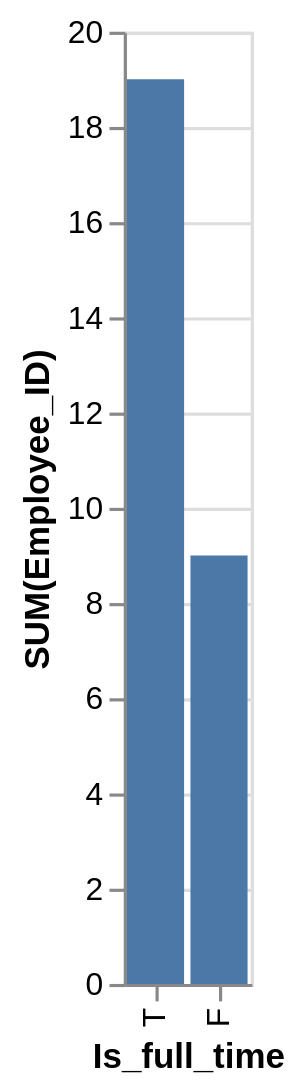

Write a Vega-Lite specification for this figure.
### Vega-Lite specification from a JSON file in a GitHub repository (floating-point values rounded to 4 significant figures)
{"data": {"values": [{"x_data": "F", "y_data": 9}, {"x_data": "T", "y_data": 19}]}, "mark": "bar", "encoding": {"x": {"field": "x_data", "type": "nominal", "title": "Is_full_time", "sort": "descending"}, "y": {"field": "y_data", "type": "quantitative", "title": "SUM(Employee_ID)"}}}
